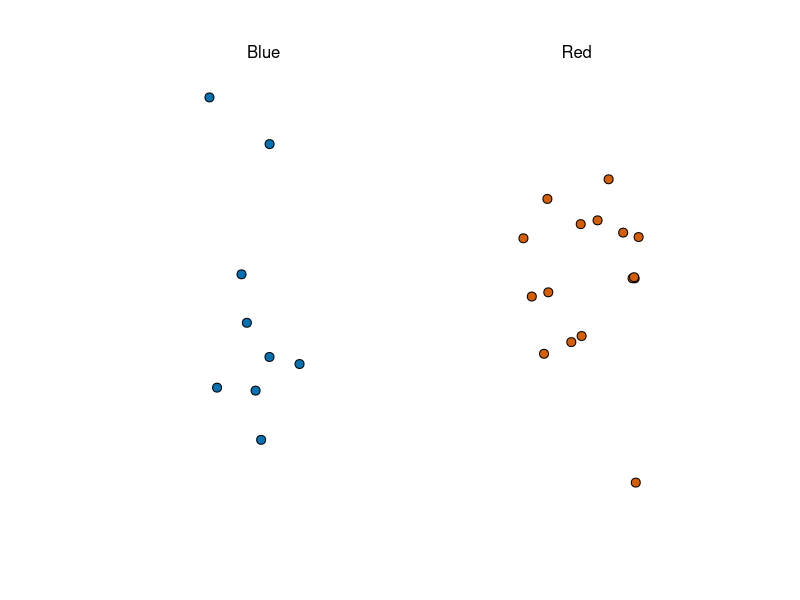
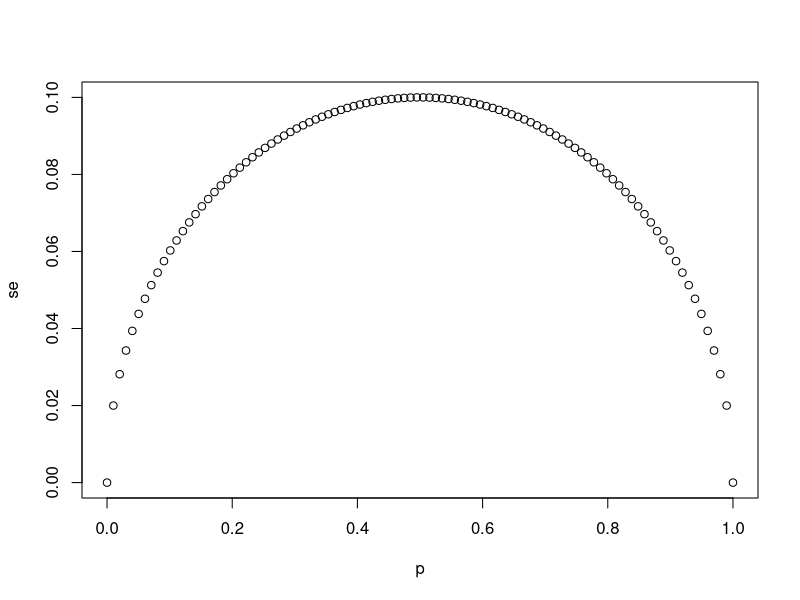
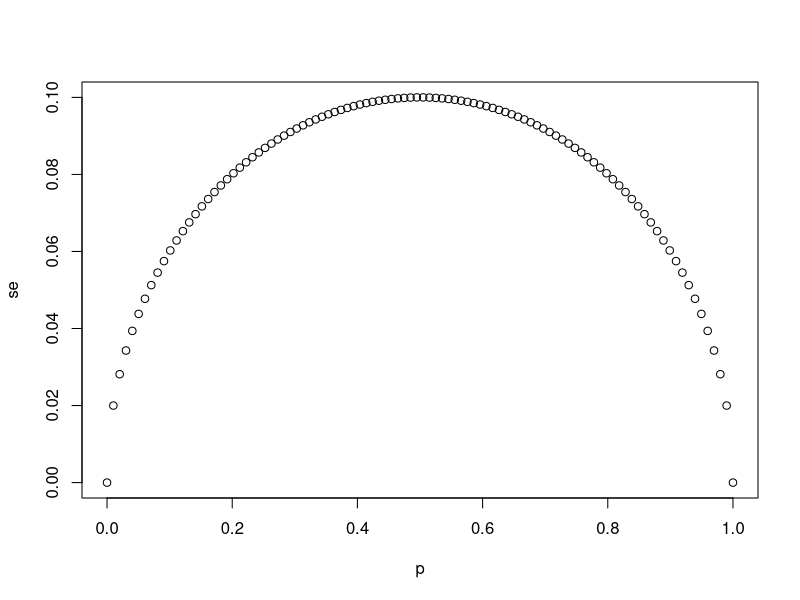
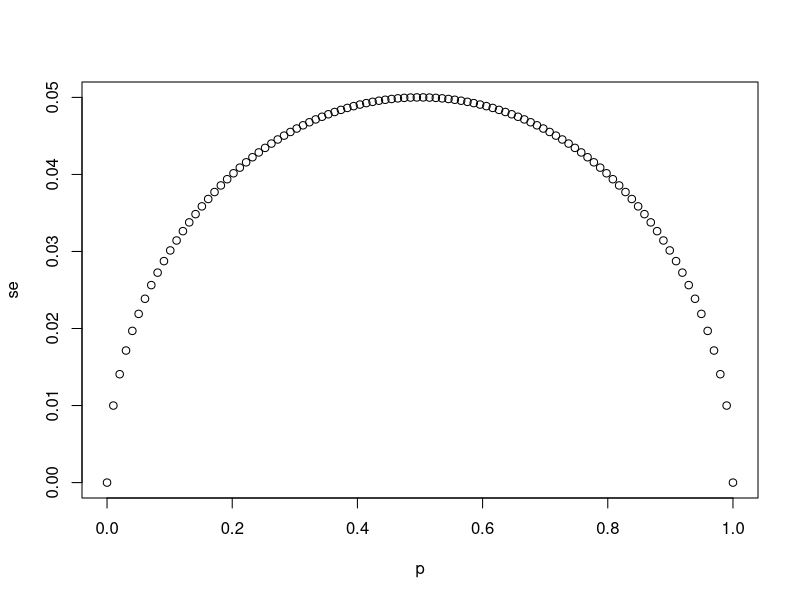
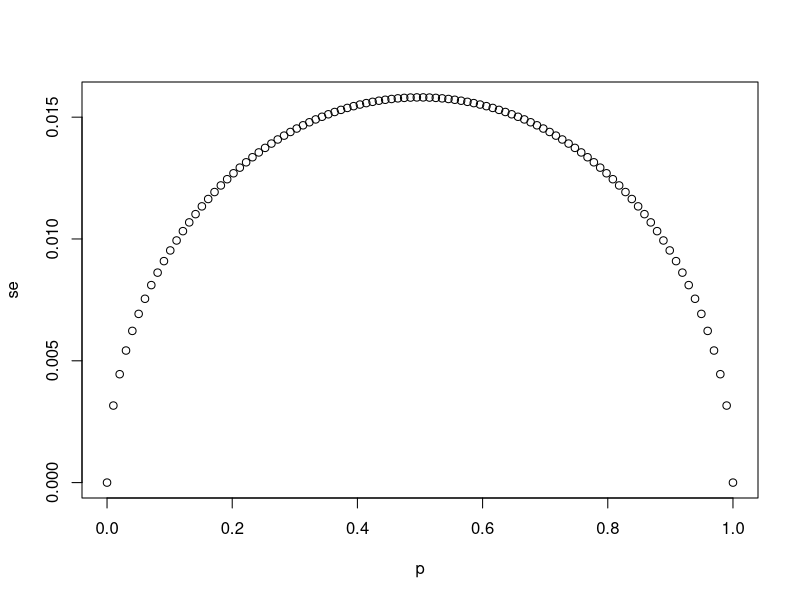

The R script that drew these images, in order: (Note: this script raises an error after producing the figures.)
## ---- chunk 1
library(tidyverse)
library(dslabs)
take_poll(25)
## ---- chunk 2
p = 0.51
sqrt(p*(1-p))/sqrt(1000)
## ---- chunk 3
N <- 25
p <- seq(0, 1, length = 100)
se <- sqrt(p*(1-p)/N)
plot(p, se)
## ---- chunk 4
for (N in c(25, 100, 1000))
{
 p <- seq(0, 1, length = 100)
 se <- sqrt(p*(1-p)/N)
 plot(p, se)
}
## ---- chunk 5
x_hat <- 0.48
se <- sqrt(x_hat*(1-x_hat)/25)
se
## ---- chunk 6
pnorm(0.01/se) - pnorm(-0.01/se)
## ---- chunk 7
1.96*se
## ---- chunk 8
pnorm(1.96)-pnorm(-1.96)
## ---- chunk 9
B <- 10000
N <- 1000
x_hat <- replicate(B, {
  x <- sample(c(0,1), size = N, replace = TRUE, prob = c(1-p, p))
  mean(x)
})
## ---- chunk 10
p <- 0.45
N <- 1000
x <- sample(c(0,1), size = N, replace = TRUE, prob = c(1-p, p))
x_hat <- mean(x)
## ---- chunk 11
B <- 10000
x_hat <- replicate(B, {
  x <- sample(c(0,1), size = N, replace = TRUE, prob = c(1-p, p))
  mean(x)
})
## ---- chunk 12
mean(x_hat)
sd(x_hat)
## ---- chunk 13
take_sample <- function(p, N){
  X <- sample(c(0,1), size = N, replace = TRUE, prob = c(1-p, p))
  mean(X)
}
## ---- chunk 14
p <- 0.45
N <- 100
B <- 10000
errors <- replicate(B, take_sample(p, N) - p)
## ---- chunk 15
mean(errors)
hist(errors)
## ---- chunk 16
mean(abs(errors))
## ---- chunk 17
sqrt(mean(errors^2))
## ---- chunk 18
N <- 100
sqrt(p*(1-p)/N)
## ---- chunk 19
set.seed(1)
X <- sample(c(0,1), size = N, replace = TRUE, prob = c(1 - p, p))
X_ <- mean(X)
sqrt(X_*(1-X_)/N)
## ---- chunk 20
N <- seq(100, 5000, 100)
p <- 0.5
se <- sqrt(p*(1-p)/N)
plot <- data.frame(N,se)
plot %>% ggplot(aes(N,se)) + geom_point() + geom_hline(yintercept = 0.01, linetype = 'dashed', color='red')
## ---- chunk 21
qqnorm(errors)
qqline(errors)
## ---- chunk 22
p <- 0.45
N <- 100
1-pnorm(0.5, p, sqrt(p*(1-p)/N))
## ---- chunk 23
X_ <- 0.51
se_ <- sqrt(X_*(1-X_)/N)
1 - pnorm(0.01, 0, se_) + pnorm(-0.01, 0, se_)
